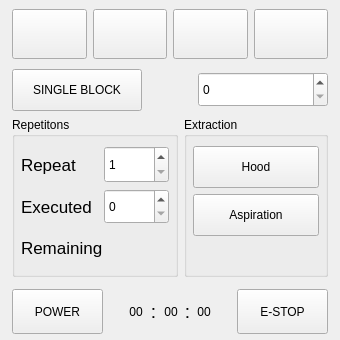
       <widget class="QFrame" name="main_control_qframe_2">
        <property name="sizePolicy">
         <sizepolicy hsizetype="Fixed" vsizetype="Fixed">
          <horstretch>0</horstretch>
          <verstretch>0</verstretch>
         </sizepolicy>
        </property>
        <property name="minimumSize">
         <size>
          <width>340</width>
          <height>340</height>
         </size>
        </property>
        <property name="maximumSize">
         <size>
          <width>16777215</width>
          <height>340</height>
         </size>
        </property>
        <property name="styleSheet">
         <string notr="true"/>
        </property>
        <layout class="QVBoxLayout" name="verticalLayout_29">
         <property name="spacing">
          <number>6</number>
         </property>
         <property name="leftMargin">
          <number>12</number>
         </property>
         <property name="topMargin">
          <number>9</number>
         </property>
         <property name="rightMargin">
          <number>12</number>
         </property>
         <property name="bottomMargin">
          <number>6</number>
         </property>
         <item>
          <layout class="QHBoxLayout" name="horizontalLayout_93">
           <property name="bottomMargin">
            <number>4</number>
           </property>
           <item>
            <widget class="HalButton" name="program_run_2">
             <property name="minimumSize">
              <size>
               <width>0</width>
               <height>50</height>
              </size>
             </property>
             <property name="maximumSize">
              <size>
               <width>16777215</width>
               <height>50</height>
              </size>
             </property>
             <property name="text">
              <string/>
             </property>
             <property name="icon">
              <iconset resource="../craftisan.qrc">
               <normaloff>:/images/right_arrow.png</normaloff>:/images/right_arrow.png</iconset>
             </property>
             <property name="iconSize">
              <size>
               <width>24</width>
               <height>24</height>
              </size>
             </property>
             <property name="rules" stdset="0">
              <string>[{&quot;name&quot;: &quot;Enable&quot;, &quot;property&quot;: &quot;None&quot;, &quot;expression&quot;: &quot;not (ch[0] or not ch[1] or not ch[2] or not ch[3] or ch[4] == \&quot;\&quot; or (ch[5] == 2 or ch[3]))&quot;, &quot;channels&quot;: [{&quot;url&quot;: &quot;status:estop&quot;, &quot;trigger&quot;: true}, {&quot;url&quot;: &quot;status:enabled&quot;, &quot;trigger&quot;: true}, {&quot;url&quot;: &quot;status:all_axes_homed&quot;, &quot;trigger&quot;: true}, {&quot;url&quot;: &quot;status:paused&quot;, &quot;trigger&quot;: true}, {&quot;url&quot;: &quot;status:file&quot;, &quot;trigger&quot;: true}, {&quot;url&quot;: &quot;status:state&quot;, &quot;trigger&quot;: true}]}, {&quot;name&quot;: &quot;New Rule&quot;, &quot;property&quot;: &quot;Enable&quot;, &quot;expression&quot;: &quot;ch[0]&quot;, &quot;channels&quot;: [{&quot;url&quot;: &quot;cycle:start_cycle&quot;, &quot;trigger&quot;: true}]}]</string>
             </property>
             <property name="pinBaseName" stdset="0">
              <string>program.run</string>
             </property>
            </widget>
           </item>
           <item>
            <widget class="HalButton" name="program_pause_2">
             <property name="minimumSize">
              <size>
               <width>0</width>
               <height>50</height>
              </size>
             </property>
             <property name="maximumSize">
              <size>
               <width>16777215</width>
               <height>50</height>
              </size>
             </property>
             <property name="text">
              <string/>
             </property>
             <property name="icon">
              <iconset resource="../craftisan.qrc">
               <normaloff>:/images/icons/pause.svg</normaloff>:/images/icons/pause.svg</iconset>
             </property>
             <property name="iconSize">
              <size>
               <width>32</width>
               <height>32</height>
              </size>
             </property>
             <property name="rules" stdset="0">
              <string>[{&quot;name&quot;: &quot;Enable&quot;, &quot;property&quot;: &quot;None&quot;, &quot;expression&quot;: &quot;not(ch[0] == 2 or not ch[1])&quot;, &quot;channels&quot;: [{&quot;url&quot;: &quot;status:state&quot;, &quot;trigger&quot;: true}, {&quot;url&quot;: &quot;status:paused&quot;, &quot;trigger&quot;: true}]}, {&quot;name&quot;: &quot;New Rule&quot;, &quot;property&quot;: &quot;Enable&quot;, &quot;expression&quot;: &quot;ch[0]&quot;, &quot;channels&quot;: [{&quot;url&quot;: &quot;cycle:pause_cycle&quot;, &quot;trigger&quot;: true}]}]</string>
             </property>
             <property name="pinBaseName" stdset="0">
              <string>program.pause</string>
             </property>
            </widget>
           </item>
           <item>
            <widget class="HalButton" name="program_stop_2">
             <property name="minimumSize">
              <size>
               <width>0</width>
               <height>50</height>
              </size>
             </property>
             <property name="maximumSize">
              <size>
               <width>16777215</width>
               <height>50</height>
              </size>
             </property>
             <property name="text">
              <string/>
             </property>
             <property name="icon">
              <iconset resource="../craftisan.qrc">
               <normaloff>:/images/icons/stop.svg</normaloff>:/images/icons/stop.svg</iconset>
             </property>
             <property name="iconSize">
              <size>
               <width>24</width>
               <height>24</height>
              </size>
             </property>
             <property name="rules" stdset="0">
              <string>[{&quot;name&quot;: &quot;Enable old&quot;, &quot;property&quot;: &quot;None&quot;, &quot;expression&quot;: &quot;(ch[0] == 2 or ch[0] == 3)&quot;, &quot;channels&quot;: [{&quot;url&quot;: &quot;status:state&quot;, &quot;trigger&quot;: true}]}, {&quot;name&quot;: &quot;Enabled&quot;, &quot;property&quot;: &quot;Enable&quot;, &quot;expression&quot;: &quot;ch[0]&quot;, &quot;channels&quot;: [{&quot;url&quot;: &quot;cycle:abort_cycle&quot;, &quot;trigger&quot;: true}]}]</string>
             </property>
             <property name="pinBaseName" stdset="0">
              <string>program.abort</string>
             </property>
            </widget>
           </item>
           <item>
            <widget class="HalButton" name="program_reset_2">
             <property name="minimumSize">
              <size>
               <width>0</width>
               <height>50</height>
              </size>
             </property>
             <property name="maximumSize">
              <size>
               <width>16777215</width>
               <height>50</height>
              </size>
             </property>
             <property name="text">
              <string/>
             </property>
             <property name="icon">
              <iconset resource="../craftisan.qrc">
               <normaloff>:/images/icons/restore.svg</normaloff>:/images/icons/restore.svg</iconset>
             </property>
             <property name="iconSize">
              <size>
               <width>40</width>
               <height>40</height>
              </size>
             </property>
             <property name="rules" stdset="0">
              <string>[{&quot;name&quot;: &quot;Enable&quot;, &quot;property&quot;: &quot;Enable&quot;, &quot;expression&quot;: &quot;ch[0] == 1&quot;, &quot;channels&quot;: [{&quot;url&quot;: &quot;status:state&quot;, &quot;trigger&quot;: true}, {&quot;url&quot;: &quot;status:paused&quot;, &quot;trigger&quot;: false}]}]</string>
             </property>
             <property name="pinBaseName" stdset="0">
              <string>program.reset</string>
             </property>
            </widget>
           </item>
          </layout>
         </item>
         <item>
          <layout class="QHBoxLayout" name="horizontalLayout_94">
           <item>
            <widget class="ActionButton" name="actionbutton_2">
             <property name="sizePolicy">
              <sizepolicy hsizetype="Fixed" vsizetype="Fixed">
               <horstretch>0</horstretch>
               <verstretch>0</verstretch>
              </sizepolicy>
             </property>
             <property name="minimumSize">
              <size>
               <width>130</width>
               <height>42</height>
              </size>
             </property>
             <property name="maximumSize">
              <size>
               <width>130</width>
               <height>42</height>
              </size>
             </property>
             <property name="focusPolicy">
              <enum>Qt::NoFocus</enum>
             </property>
             <property name="styleSheet">
              <string notr="true">QPushButton {
   	font: 15pt &quot;Bebas Kai&quot;;
}</string>
             </property>
             <property name="text">
              <string>SINGLE BLOCK</string>
             </property>
             <property name="actionName" stdset="0">
              <string>program.step</string>
             </property>
            </widget>
           </item>
           <item>
            <spacer name="horizontalSpacer_7">
             <property name="orientation">
              <enum>Qt::Horizontal</enum>
             </property>
             <property name="sizeHint" stdset="0">
              <size>
               <width>40</width>
               <height>20</height>
              </size>
             </property>
            </spacer>
           </item>
           <item>
            <widget class="HalQSpinbox" name="program_run_line_2">
             <property name="sizePolicy">
              <sizepolicy hsizetype="Fixed" vsizetype="Fixed">
               <horstretch>0</horstretch>
               <verstretch>0</verstretch>
              </sizepolicy>
             </property>
             <property name="minimumSize">
              <size>
               <width>130</width>
               <height>35</height>
              </size>
             </property>
             <property name="maximumSize">
              <size>
               <width>16777215</width>
               <height>35</height>
              </size>
             </property>
             <property name="maximum">
              <number>999999</number>
             </property>
             <property name="rules" stdset="0">
              <string>[{&quot;name&quot;: &quot;Enable&quot;, &quot;property&quot;: &quot;Enable&quot;, &quot;expression&quot;: &quot;ch[0] and (ch[1] not in (\&quot;\&quot;, \&quot;No file loaded\&quot;))&quot;, &quot;channels&quot;: [{&quot;url&quot;: &quot;status:on&quot;, &quot;trigger&quot;: true}, {&quot;url&quot;: &quot;status:file&quot;, &quot;trigger&quot;: true}]}]</string>
             </property>
             <property name="pinBaseName" stdset="0">
              <string>program.run-from-line</string>
             </property>
            </widget>
           </item>
          </layout>
         </item>
         <item>
          <layout class="QHBoxLayout" name="horizontalLayout_95">
           <item>
            <widget class="QGroupBox" name="groupBox_2">
             <property name="title">
              <string>Repetitons</string>
             </property>
             <layout class="QVBoxLayout" name="verticalLayout_46">
              <property name="leftMargin">
               <number>6</number>
              </property>
              <property name="rightMargin">
               <number>6</number>
              </property>
              <item>
               <layout class="QHBoxLayout" name="horizontalLayout_23">
                <item>
                 <widget class="QLabel" name="label_20">
                  <property name="styleSheet">
                   <string notr="true">font-size: 13pt;</string>
                  </property>
                  <property name="text">
                   <string>Repeat</string>
                  </property>
                 </widget>
                </item>
                <item>
                 <widget class="HalQSpinBox" name="program_pcs_reps_2">
                  <property name="minimumSize">
                   <size>
                    <width>60</width>
                    <height>37</height>
                   </size>
                  </property>
                  <property name="maximumSize">
                   <size>
                    <width>65</width>
                    <height>37</height>
                   </size>
                  </property>
                  <property name="styleSheet">
                   <string notr="true"/>
                  </property>
                  <property name="minimum">
                   <number>1</number>
                  </property>
                  <property name="maximum">
                   <number>100</number>
                  </property>
                  <property name="pinBaseName" stdset="0">
                   <string>program.pice.repetitons</string>
                  </property>
                 </widget>
                </item>
               </layout>
              </item>
              <item>
               <layout class="QHBoxLayout" name="horizontalLayout_43">
                <item>
                 <widget class="QLabel" name="label_24">
                  <property name="styleSheet">
                   <string notr="true">font-size: 13pt;</string>
                  </property>
                  <property name="text">
                   <string>Executed</string>
                  </property>
                 </widget>
                </item>
                <item>
                 <widget class="HalQSpinbox" name="program_pcs_exec_2">
                  <property name="minimumSize">
                   <size>
                    <width>60</width>
                    <height>35</height>
                   </size>
                  </property>
                  <property name="maximumSize">
                   <size>
                    <width>65</width>
                    <height>35</height>
                   </size>
                  </property>
                  <property name="maximum">
                   <number>100</number>
                  </property>
                  <property name="pinBaseName" stdset="0">
                   <string>program.pice.executed</string>
                  </property>
                 </widget>
                </item>
               </layout>
              </item>
              <item>
               <layout class="QHBoxLayout" name="horizontalLayout_28">
                <item>
                 <widget class="QLabel" name="label_25">
                  <property name="styleSheet">
                   <string notr="true">font-size: 13pt;</string>
                  </property>
                  <property name="text">
                   <string>Remaining</string>
                  </property>
                 </widget>
                </item>
                <item>
                 <widget class="HalLabel" name="program_pcs_left_2">
                  <property name="minimumSize">
                   <size>
                    <width>60</width>
                    <height>35</height>
                   </size>
                  </property>
                  <property name="maximumSize">
                   <size>
                    <width>65</width>
                    <height>36</height>
                   </size>
                  </property>
                  <property name="alignment">
                   <set>Qt::AlignRight|Qt::AlignTrailing|Qt::AlignVCenter</set>
                  </property>
                  <property name="pinBaseName" stdset="0">
                   <string>program.pice.left</string>
                  </property>
                  <property name="textFormat" stdset="0">
                   <string>.0f</string>
                  </property>
                  <property name="pinType" stdset="0">
                   <enum>HalLabel::u32</enum>
                  </property>
                  <property name="role" stdset="0">
                   <string>box</string>
                  </property>
                 </widget>
                </item>
               </layout>
              </item>
             </layout>
            </widget>
           </item>
           <item>
            <widget class="QGroupBox" name="groupBox_13">
             <property name="title">
              <string>Extraction</string>
             </property>
             <layout class="QVBoxLayout" name="verticalLayout_21">
              <property name="leftMargin">
               <number>6</number>
              </property>
              <property name="topMargin">
               <number>9</number>
              </property>
              <property name="rightMargin">
               <number>6</number>
              </property>
              <property name="bottomMargin">
               <number>9</number>
              </property>
              <item>
               <widget class="ActionButton" name="hood_toggle_2">
                <property name="sizePolicy">
                 <sizepolicy hsizetype="Fixed" vsizetype="Fixed">
                  <horstretch>0</horstretch>
                  <verstretch>0</verstretch>
                 </sizepolicy>
                </property>
                <property name="minimumSize">
                 <size>
                  <width>120</width>
                  <height>42</height>
                 </size>
                </property>
                <property name="maximumSize">
                 <size>
                  <width>150</width>
                  <height>42</height>
                 </size>
                </property>
                <property name="focusPolicy">
                 <enum>Qt::NoFocus</enum>
                </property>
                <property name="styleSheet">
                 <string notr="true">QPushButton {
   	font: 15pt &quot;Bebas Kai&quot;;
}</string>
                </property>
                <property name="text">
                 <string>Hood</string>
                </property>
                <property name="checkable">
                 <bool>true</bool>
                </property>
                <property name="actionName" stdset="0">
                 <string>extraction.hood.toggle</string>
                </property>
               </widget>
              </item>
              <item>
               <widget class="ActionButton" name="aspiration_toggle_2">
                <property name="sizePolicy">
                 <sizepolicy hsizetype="Fixed" vsizetype="Fixed">
                  <horstretch>0</horstretch>
                  <verstretch>0</verstretch>
                 </sizepolicy>
                </property>
                <property name="minimumSize">
                 <size>
                  <width>120</width>
                  <height>42</height>
                 </size>
                </property>
                <property name="maximumSize">
                 <size>
                  <width>150</width>
                  <height>42</height>
                 </size>
                </property>
                <property name="focusPolicy">
                 <enum>Qt::NoFocus</enum>
                </property>
                <property name="styleSheet">
                 <string notr="true">QPushButton {
   	font: 15pt &quot;Bebas Kai&quot;;
}</string>
                </property>
                <property name="text">
                 <string>Aspiration</string>
                </property>
                <property name="checkable">
                 <bool>true</bool>
                </property>
                <property name="rules" stdset="0">
                 <string>[]</string>
                </property>
                <property name="actionName" stdset="0">
                 <string>extraction.aspiration.toggle</string>
                </property>
               </widget>
              </item>
              <item>
               <spacer name="verticalSpacer_8">
                <property name="orientation">
                 <enum>Qt::Vertical</enum>
                </property>
                <property name="sizeHint" stdset="0">
                 <size>
                  <width>20</width>
                  <height>40</height>
                 </size>
                </property>
               </spacer>
              </item>
             </layout>
            </widget>
           </item>
          </layout>
         </item>
         <item>
          <spacer name="verticalSpacer_11">
           <property name="orientation">
            <enum>Qt::Vertical</enum>
           </property>
           <property name="sizeHint" stdset="0">
            <size>
             <width>20</width>
             <height>40</height>
            </size>
           </property>
          </spacer>
         </item>
         <item>
          <layout class="QHBoxLayout" name="horizontalLayout_96">
           <item>
            <widget class="ActionButton" name="power_button_2">
             <property name="sizePolicy">
              <sizepolicy hsizetype="Fixed" vsizetype="Fixed">
               <horstretch>0</horstretch>
               <verstretch>0</verstretch>
              </sizepolicy>
             </property>
             <property name="minimumSize">
              <size>
               <width>75</width>
               <height>45</height>
              </size>
             </property>
             <property name="maximumSize">
              <size>
               <width>300</width>
               <height>45</height>
              </size>
             </property>
             <property name="focusPolicy">
              <enum>Qt::NoFocus</enum>
             </property>
             <property name="styleSheet">
              <string notr="true">QPushButton {
margin-right: 12px;
}</string>
             </property>
             <property name="text">
              <string>POWER</string>
             </property>
             <property name="checkable">
              <bool>true</bool>
             </property>
             <property name="actionName" stdset="0">
              <string>machine.power.toggle</string>
             </property>
            </widget>
           </item>
           <item>
            <widget class="QWidget" name="timer_frame_2" native="true">
             <property name="sizePolicy">
              <sizepolicy hsizetype="Fixed" vsizetype="Preferred">
               <horstretch>0</horstretch>
               <verstretch>0</verstretch>
              </sizepolicy>
             </property>
             <property name="minimumSize">
              <size>
               <width>0</width>
               <height>35</height>
              </size>
             </property>
             <property name="maximumSize">
              <size>
               <width>16777215</width>
               <height>35</height>
              </size>
             </property>
             <property name="role" stdset="0">
              <string>frame</string>
             </property>
             <layout class="QHBoxLayout" name="horizontalLayout_41">
              <property name="spacing">
               <number>0</number>
              </property>
              <property name="leftMargin">
               <number>0</number>
              </property>
              <property name="topMargin">
               <number>0</number>
              </property>
              <property name="rightMargin">
               <number>0</number>
              </property>
              <property name="bottomMargin">
               <number>0</number>
              </property>
              <item>
               <widget class="HalLabel" name="timerhours_2">
                <property name="sizePolicy">
                 <sizepolicy hsizetype="Fixed" vsizetype="Fixed">
                  <horstretch>0</horstretch>
                  <verstretch>0</verstretch>
                 </sizepolicy>
                </property>
                <property name="minimumSize">
                 <size>
                  <width>30</width>
                  <height>30</height>
                 </size>
                </property>
                <property name="maximumSize">
                 <size>
                  <width>30</width>
                  <height>45</height>
                 </size>
                </property>
                <property name="styleSheet">
                 <string notr="true"/>
                </property>
                <property name="text">
                 <string>00</string>
                </property>
                <property name="alignment">
                 <set>Qt::AlignCenter</set>
                </property>
                <property name="pinBaseName" stdset="0">
                 <string>timer.hours</string>
                </property>
                <property name="textFormat" stdset="0">
                 <string>02d</string>
                </property>
                <property name="pinType" stdset="0">
                 <enum>HalLabel::u32</enum>
                </property>
                <property name="first" stdset="0">
                 <bool>true</bool>
                </property>
               </widget>
              </item>
              <item>
               <widget class="QLabel" name="label_4">
                <property name="sizePolicy">
                 <sizepolicy hsizetype="Fixed" vsizetype="Fixed">
                  <horstretch>0</horstretch>
                  <verstretch>0</verstretch>
                 </sizepolicy>
                </property>
                <property name="minimumSize">
                 <size>
                  <width>5</width>
                  <height>30</height>
                 </size>
                </property>
                <property name="maximumSize">
                 <size>
                  <width>5</width>
                  <height>30</height>
                 </size>
                </property>
                <property name="styleSheet">
                 <string notr="true">font-size: 14pt;
padding: 0px;</string>
                </property>
                <property name="text">
                 <string>:</string>
                </property>
                <property name="alignment">
                 <set>Qt::AlignCenter</set>
                </property>
               </widget>
              </item>
              <item>
               <widget class="HalLabel" name="timerminutes_2">
                <property name="sizePolicy">
                 <sizepolicy hsizetype="Fixed" vsizetype="Fixed">
                  <horstretch>0</horstretch>
                  <verstretch>0</verstretch>
                 </sizepolicy>
                </property>
                <property name="minimumSize">
                 <size>
                  <width>30</width>
                  <height>30</height>
                 </size>
                </property>
                <property name="maximumSize">
                 <size>
                  <width>30</width>
                  <height>45</height>
                 </size>
                </property>
                <property name="styleSheet">
                 <string notr="true"/>
                </property>
                <property name="text">
                 <string>00</string>
                </property>
                <property name="alignment">
                 <set>Qt::AlignCenter</set>
                </property>
                <property name="pinBaseName" stdset="0">
                 <string>timer.minutes</string>
                </property>
                <property name="textFormat" stdset="0">
                 <string>02d</string>
                </property>
                <property name="pinType" stdset="0">
                 <enum>HalLabel::u32</enum>
                </property>
               </widget>
              </item>
              <item>
               <widget class="QLabel" name="label_5">
                <property name="sizePolicy">
                 <sizepolicy hsizetype="Fixed" vsizetype="Fixed">
                  <horstretch>0</horstretch>
                  <verstretch>0</verstretch>
                 </sizepolicy>
                </property>
                <property name="minimumSize">
                 <size>
                  <width>3</width>
                  <height>30</height>
                 </size>
                </property>
                <property name="maximumSize">
                 <size>
                  <width>3</width>
                  <height>30</height>
                 </size>
                </property>
                <property name="styleSheet">
                 <string notr="true">font-size: 14pt;
padding: 0px;</string>
                </property>
                <property name="text">
                 <string>:</string>
                </property>
                <property name="alignment">
                 <set>Qt::AlignCenter</set>
                </property>
               </widget>
              </item>
              <item>
               <widget class="HalLabel" name="timerseconds_2">
                <property name="sizePolicy">
                 <sizepolicy hsizetype="Fixed" vsizetype="Fixed">
                  <horstretch>0</horstretch>
                  <verstretch>0</verstretch>
                 </sizepolicy>
                </property>
                <property name="minimumSize">
                 <size>
                  <width>30</width>
                  <height>30</height>
                 </size>
                </property>
                <property name="maximumSize">
                 <size>
                  <width>30</width>
                  <height>45</height>
                 </size>
                </property>
                <property name="styleSheet">
                 <string notr="true"/>
                </property>
                <property name="text">
                 <string>00</string>
                </property>
                <property name="alignment">
                 <set>Qt::AlignCenter</set>
                </property>
                <property name="pinBaseName" stdset="0">
                 <string>timer.seconds</string>
                </property>
                <property name="textFormat" stdset="0">
                 <string>02d</string>
                </property>
                <property name="pinType" stdset="0">
                 <enum>HalLabel::u32</enum>
                </property>
                <property name="last" stdset="0">
                 <bool>true</bool>
                </property>
               </widget>
              </item>
             </layout>
            </widget>
           </item>
           <item>
            <widget class="ActionButton" name="exit_button_2">
             <property name="sizePolicy">
              <sizepolicy hsizetype="Fixed" vsizetype="Fixed">
               <horstretch>0</horstretch>
               <verstretch>0</verstretch>
              </sizepolicy>
             </property>
             <property name="minimumSize">
              <size>
               <width>75</width>
               <height>45</height>
              </size>
             </property>
             <property name="maximumSize">
              <size>
               <width>300</width>
               <height>45</height>
              </size>
             </property>
             <property name="focusPolicy">
              <enum>Qt::NoFocus</enum>
             </property>
             <property name="styleSheet">
              <string notr="true">QPushButton {
   	margin-left: 12px;
}</string>
             </property>
             <property name="text">
              <string>E-STOP</string>
             </property>
             <property name="checkable">
              <bool>true</bool>
             </property>
             <property name="actionName" stdset="0">
              <string>machine.estop.toggle</string>
             </property>
            </widget>
           </item>
          </layout>
         </item>
        </layout>
       </widget>
